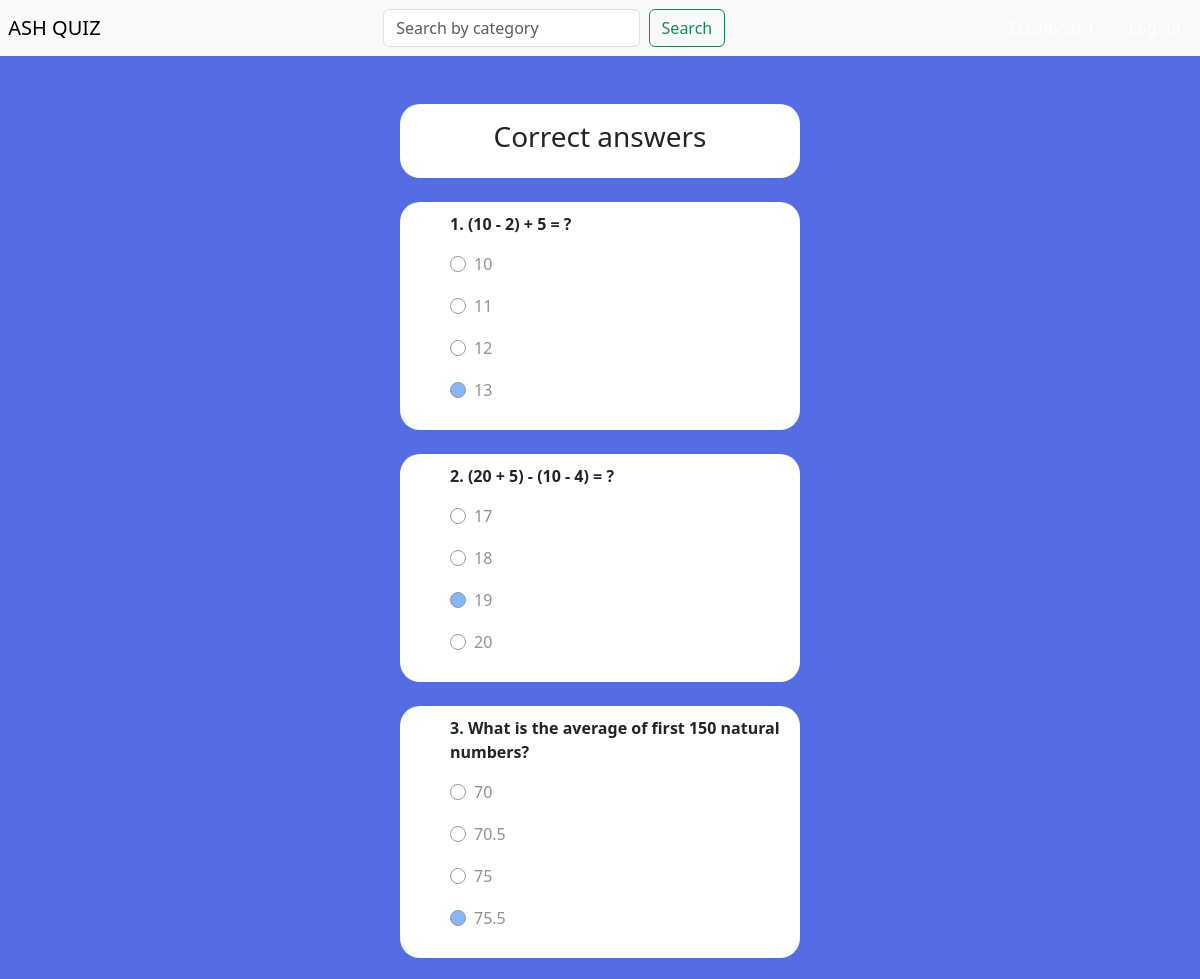
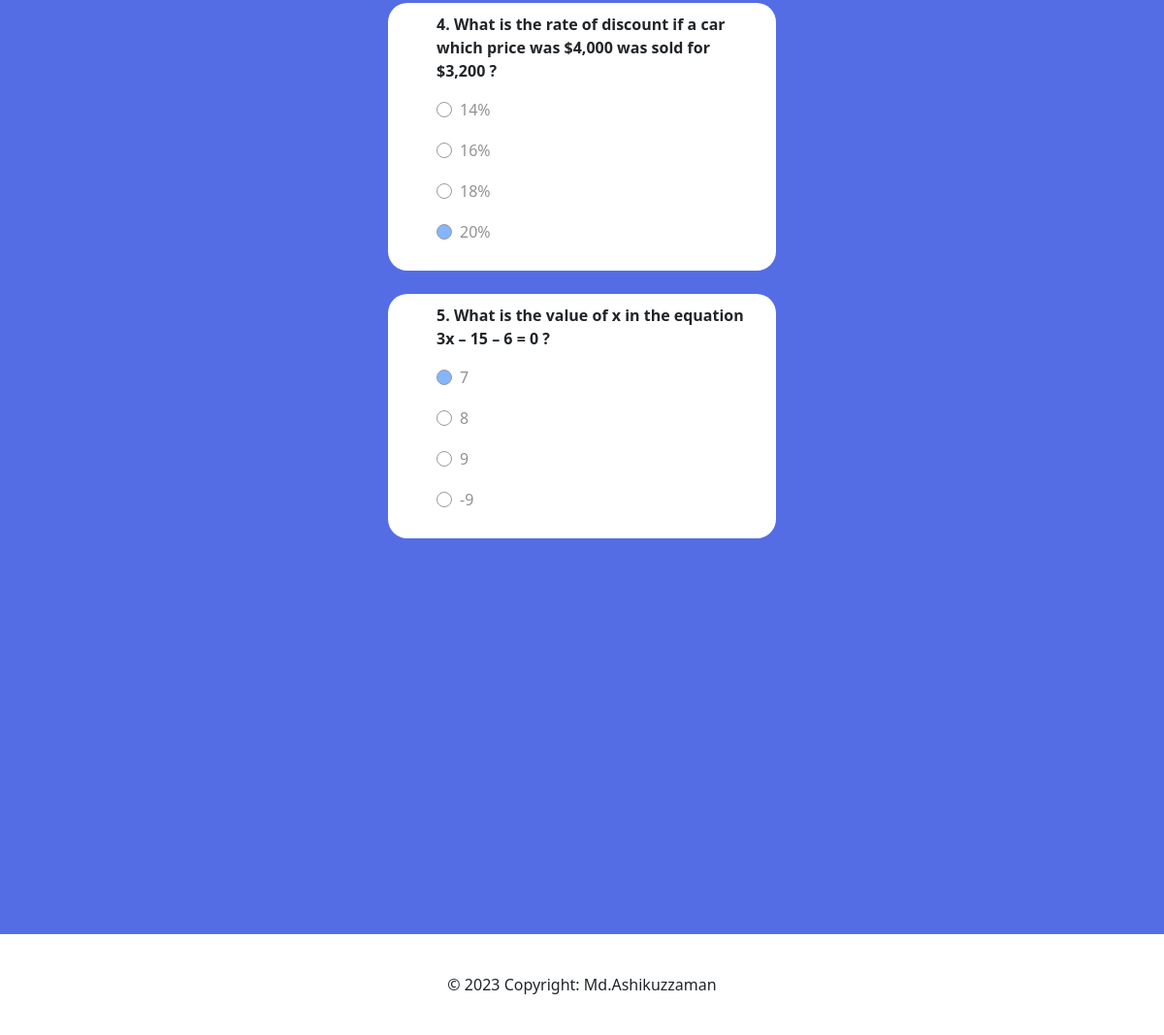
/result-details/math-101-mcq-exam/ (signed in), run on the app's committed database (2 pictures, top to bottom).
### base_app/models.py (models this page shows, shortened)
class CorrectAnswer(models.Model):
    option = models.ForeignKey(Option, on_delete=models.CASCADE)
    question = models.ForeignKey(Question, null=True, on_delete=models.SET_NULL)

class Question(models.Model):
    title = models.CharField(max_length=400)
    exam = models.ForeignKey(Exam, on_delete=models.CASCADE)

class Option(models.Model):
    title = models.CharField(max_length=300)
    question = models.ForeignKey(Question, null=True, on_delete=models.CASCADE)

### base_app/views.py (the view)
# urls.py: path('result-details/<exam_slug>/', views.result_details, name='result-details'),
@login_required(login_url='my-login')
def result_details(request, exam_slug):
    exam = Exam.objects.get(slug = exam_slug)
    questions = Question.objects.filter(exam__slug = exam_slug)
    correct_answers = CorrectAnswer.objects.filter(question__in = questions)
    correct_answer_option_titles = [answer.option.title for answer in correct_answers]
    options = Option.objects.all()
    if request.user.is_authenticated:
        try:
            submitted_answer = SubmittedAnswer.objects.get(exam = exam, submit_user = request.user)
            submitted_answers = submitted_answer.submitted_answers.split(', ')
            context = {'questions': questions, 'options': options, 'correct_answers': correct_answers, 'submitted_answers': submitted_answers, 'correct_answer_option_titles': correct_answer_option_titles}
        except SubmittedAnswer.DoesNotExist:
            context = {'questions': questions, 'options': options, 'correct_answers': correct_answers}
    else:
        context = {'questions': questions, 'options': options, 'correct_answers': correct_answers}
    return render(request, 'base_app/result-details.html', context = context)

### base_app/templates/base_app/result-details.html (shortened to what this page needs)
{% extends 'base_app/base.html' %}
{% block content %}
<div class="question-container">
    {% if request.user.is_authenticated%}
        <div class="bg-white shadow-md p-3 small-form-layout text-center">
            <h3>Correct answers</h3>
        </div>
        <br>
    {% endif %}
    <form action="" method="POST">
    {% for correct_answer in correct_answers %}
    <div class="question-card">
        <div class="question-body">
            <p><strong>{{forloop.counter}}. {{correct_answer.question.title}}</strong></p>
            {% for option in options %}
                {% if option.question == correct_answer.question %}
                    <div class="form-check">
                        {% if option == correct_answer.option and option.question == correct_answer.question %}
                            <input class="form-check-input bg-primary" type="radio" name="flexRadioDefault-{{option.question.id}}" id="flexRadioDefault-{{option.question.id}}" value="{{option.title}}" disabled>
                        {% else %}
                            <input class="form-check-input" type="radio" name="flexRadioDefault-{{option.question.id}}" id="flexRadioDefault-{{option.question.id}}" value="{{option.title}}" disabled>
                        {% endif %}
                    <label class="form-check-label" for="flexRadioDefault-{{option.question.id}}">
                        <p>{{option.title}}</p>
                    </label>
                    </div>
                {% endif %}
            {% endfor %}
        </div>
    </div>
    <br>
    {% endfor %}
</form>
</div>
<br> <br> <br> <br> <br> <br>
{% endblock %}

### static/css/style.css (style rules this page uses)
* { box-sizing: border-box; }
body { background-color: #546de5; background-attachment: fixed; background-position: center center; background-size: cover; }
.question-container { display: flex; flex-direction: column; align-items: center; }
.question-card { width: 400px; background-color: #fff; border-radius: 20px; padding: 10px 20px; }
.question-body { margin-left: 30px; }
.form-check-input { border: var(--bs-border-width) solid #333; }

### base_app/templates/base_app/result-details.html (style rules this page uses)
.small-form-layout { background-color: #546de5; width: 400px; border-radius: 20px; }

### data on the page
CorrectAnswer: question "(10 - 2) + 5 = ?"
Option: title "10"
Option: title "11"
Option: title "12"
Option: title "13"
CorrectAnswer: question "(20 + 5) - (10 - 4) = ?"
Option: title "17"
Option: title "18"
Option: title "19"
Option: title "20"
CorrectAnswer: question "What is the average of first 150 natural numbers?"
Option: title "70"
Option: title "70.5"
Option: title "75"
Option: title "75.5"
CorrectAnswer: question "What is the rate of discount if a car which price was $4,000 was sold for $3,200 ?"
Option: title "14%"
Option: title "16%"
Option: title "18%"
Option: title "20%"
CorrectAnswer: question "What is the value of x in the equation 3x – 15 – 6 = 0 ?"
Option: title "7"
Option: title "8"
Option: title "9"
Option: title "-9"
